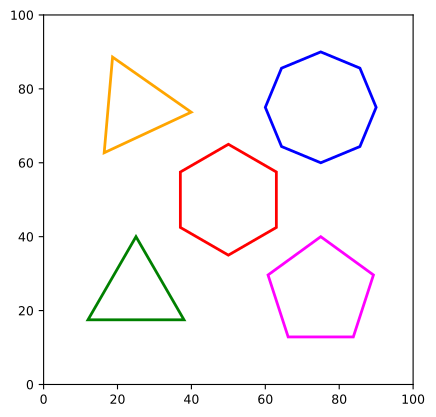

Here is the Python script that generated this plot:
import astropy.units as u
import matplotlib.pyplot as plt
from regions import PixCoord, RegularPolygonPixelRegion

fig, ax = plt.subplots(1, 1)
center = PixCoord(x=50, y=50)
reg1 = RegularPolygonPixelRegion(center, 6, 15)
reg1.plot(edgecolor='red', lw=2)

center = PixCoord(x=25, y=25)
reg2 = RegularPolygonPixelRegion(center, 3, 15)
reg2.plot(edgecolor='green', lw=2)

center = PixCoord(x=25, y=75)
reg3 = RegularPolygonPixelRegion(center, 3, 15, angle=25*u.deg)
reg3.plot(edgecolor='orange', lw=2)

center = PixCoord(x=75, y=75)
reg4 = RegularPolygonPixelRegion(center, 8, 15)
reg4.plot(edgecolor='blue', lw=2)

center = PixCoord(x=75, y=25)
reg5 = RegularPolygonPixelRegion(center, 5, 15)
reg5.plot(edgecolor='magenta', lw=2)

ax.set_xlim(0, 100)
ax.set_ylim(0, 100)
ax.set_aspect('equal')
